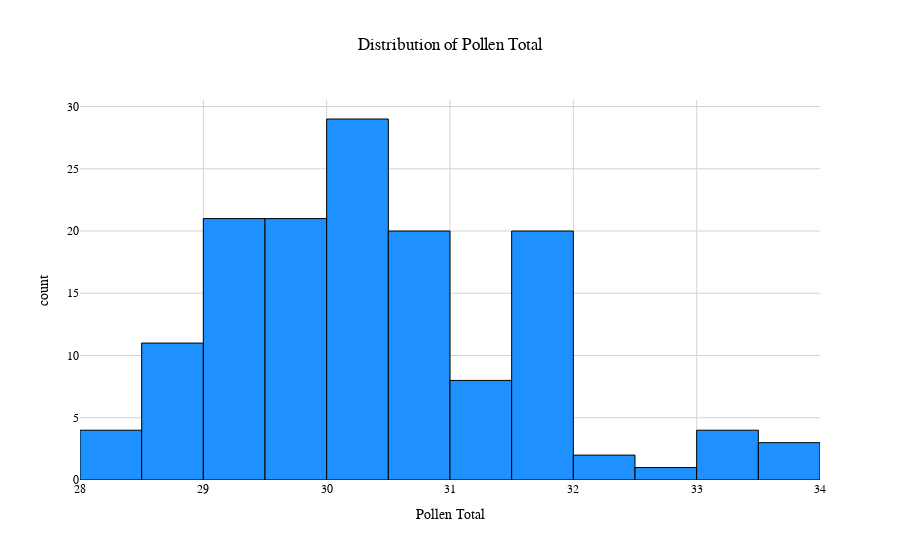

Notebook cell for this chart:
### Code cell
# 花粉总量直方图
fig_hist = px.histogram(df, x='pollen_total', nbins=20, title='Distribution of Pollen Total',
                        labels={'pollen_total': 'Pollen Total'},
                        color_discrete_sequence=['#1E90FF'])  

# 自定义悬停信息
fig_hist.update_traces(
    hovertemplate='<b>Pollen Total:</b> %{x:.2f}<br><b>Count:</b> %{y}<extra></extra>',
    marker=dict(line=dict(color='#000000', width=1))
)

# 更新布局
fig_hist.update_layout(
    plot_bgcolor='white',
    paper_bgcolor='white',
    xaxis=dict(showgrid=True, gridcolor='LightGray'),
    yaxis=dict(showgrid=True, gridcolor='LightGray'),
    font=dict(family="Arial, sans-serif", size=12, color="black"),
    title_x=0.5
)

fig_hist.show()

### Figure 1 — Plotly figure (JSON) as saved in the notebook; plotly's stock layout.template omitted (floating-point values rounded to 4 significant figures; data arrays with more than 128 entries replaced by an {"elided": "..."} marker saying what was removed)
{"data": [{"alignmentgroup": "True", "bingroup": "x", "hovertemplate": "<b>Pollen Total:</b> %{x:.2f}<br><b>Count:</b> %{y}<extra></extra>", "legendgroup": "", "marker": {"color": "#1E90FF", "line": {"color": "#000000", "width": 1}, "pattern": {"shape": ""}}, "name": "", "nbinsx": 20, "offsetgroup": "", "orientation": "v", "showlegend": false, "type": "histogram", "x": {"elided": "144 float values"}, "xaxis": "x", "yaxis": "y"}], "layout": {"barmode": "relative", "font": {"color": "black", "family": "Arial, sans-serif", "size": 12}, "legend": {"tracegroupgap": 0}, "paper_bgcolor": "white", "plot_bgcolor": "white", "title": {"text": "Distribution of Pollen Total", "x": 0.5}, "xaxis": {"anchor": "y", "domain": [0, 1], "gridcolor": "LightGray", "showgrid": true, "title": {"text": "Pollen Total"}}, "yaxis": {"anchor": "x", "domain": [0, 1], "gridcolor": "LightGray", "showgrid": true, "title": {"text": "count"}}}}
